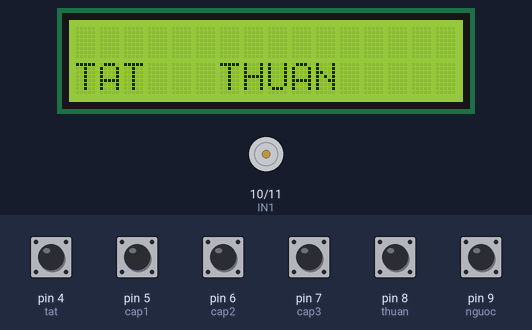
Simulated run of this sketch. Board: Arduino Uno, built with avr-gcc and run on an emulated ATmega328P. Shown: 16×2 character LCD, motor-driver pin pairs drawn as motors (green arrow = first pin HIGH = forward, orange = second pin HIGH = backward, longer = more drive). The test bench sets the inputs (shaded band); at power-on: pin 4 (tat), pin 5 (cap1), pin 6 (cap2), pin 7 (cap3), pin 8 (thuan), pin 9 (nguoc) HIGH.

Above: at 1.2 s.
1.3 s: pin 5 (cap1) pulled LOW for 0.15 s
At 1.8 s:
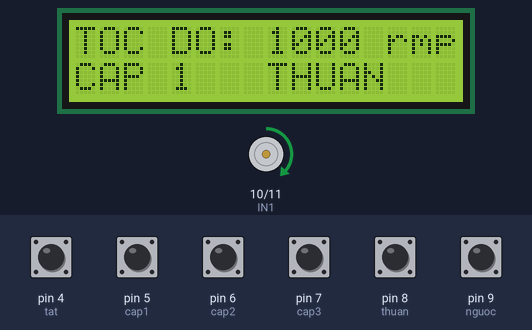
2.9 s: pin 9 (nguoc) pulled LOW for 0.15 s
At 3.6 s:
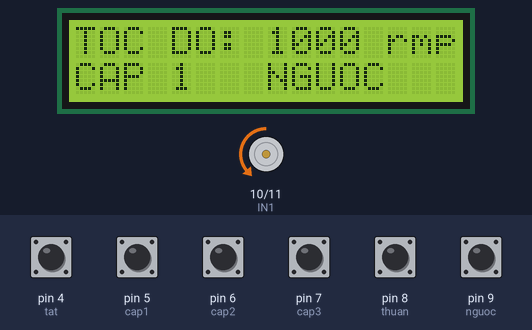
4.5 s: pin 4 (tat) pulled LOW for 0.15 s
At 5.3 s:
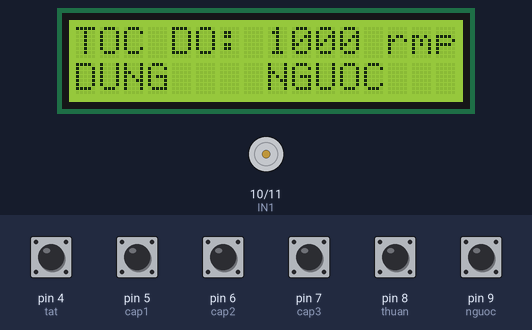
6.1 s: pin 8 (thuan) pulled LOW for 0.15 s
At 7.0 s:
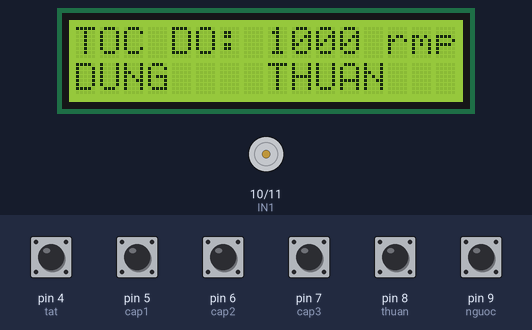
7.7 s: pin 6 (cap2) pulled LOW for 0.15 s
At 8.1 s:
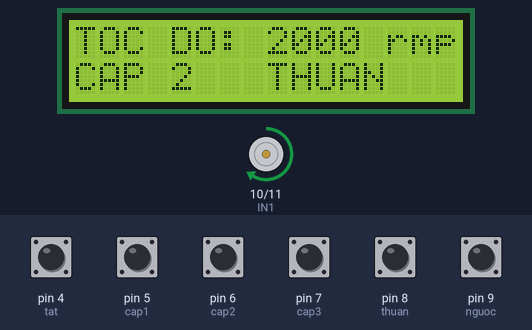
9.3 s: pin 7 (cap3) pulled LOW for 0.15 s
At 10.4 s:
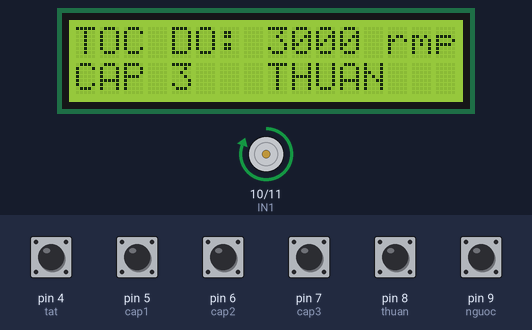
Timing chart, 0 to 11.9 s (numbered marks = the images above; inputs shaded):
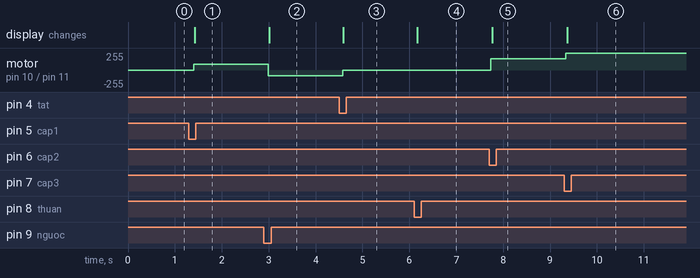

The sketch:

ENCODER_ARDUINO.ino
```cpp
int tat = 4;
int cap1 = 5;
int cap2 = 6;
int cap3 = 7;
int thuan = 8;
int nguoc = 9;
int IN1 = 10;
int IN2 = 11;
int i = 0;
String j="TAT";
String h="THUAN";
int pwm = 0;
 #include <Wire.h>
#include <LiquidCrystal_I2C.h>

LiquidCrystal_I2C lcd(0x27,16,2);


void setup() {
  lcd.init();
  //lcd.begin();
  lcd.backlight();
  pinMode(tat, INPUT_PULLUP);
  pinMode(cap1, INPUT_PULLUP);
  pinMode(cap2, INPUT_PULLUP);
  pinMode(cap3, INPUT_PULLUP);
  pinMode(thuan, INPUT_PULLUP);
  pinMode(nguoc, INPUT_PULLUP);
  pinMode(IN1, OUTPUT);
  pinMode(IN2, OUTPUT);


}

void chay(int chedo,int pwm1){
  if(chedo == 0){
  analogWrite(IN1, pwm1);
  analogWrite(IN2, 0);}
  if(chedo == 1){
    analogWrite(IN1, 0);
  analogWrite(IN2, pwm1);
  }
}
void loop() {

 if(digitalRead(tat) == 0){
  pwm = 0;
  chay(i,pwm);
  j ="DUNG ";
 }
 if(digitalRead(cap1) == 0){
   pwm = 85;
  chay(i,pwm);
  j ="CAP 1";
  lcd.setCursor(0,0);
  lcd.print("TOC DO: 1000 rmp");
 }
 if(digitalRead(cap2) == 0){
  pwm = 170;
  chay(i,pwm);
  j ="CAP 2";
  lcd.setCursor(0,0);
  lcd.print("TOC DO: 2000 rmp");
 }
 if(digitalRead(cap3) == 0){
  pwm = 255;
  chay(i,pwm);
  j ="CAP 3";
  lcd.setCursor(0,0);
  lcd.print("TOC DO: 3000 rmp");
 }
 if(digitalRead(thuan) == 0){
  i =0;
  chay(i,pwm);
  h ="THUAN";
 }
 if(digitalRead(nguoc) == 0){
  i = 1;
  chay(i,pwm);
  h ="NGUOC";
 }


  lcd.setCursor(0,1);
  lcd.print(String(j) + "   " + String(h));
  delay(100);
}
```

Measured:
- after the input at 1.3 s, motor on pin 10 (IN1) / pin 11 (IN2): stopped → forward 85/255 after 0.10 s; the display: changes after 0.13 s (image 1)
- after the input at 2.9 s, motor on pin 10 (IN1) / pin 11 (IN2): forward 85/255 → backward 85/255 after 0.09 s; the display: changes after 0.11 s (image 2)
- after the input at 4.5 s, motor on pin 10 (IN1) / pin 11 (IN2): backward 85/255 → stopped after 0.08 s; the display: changes after 0.09 s (image 3)
- after the input at 6.1 s, the display: changes after 0.07 s (image 4)
- after the input at 7.7 s, motor on pin 10 (IN1) / pin 11 (IN2): stopped → forward 170/255 at once; the display: changes after 0.07 s (image 5)
- after the input at 9.3 s, motor on pin 10 (IN1) / pin 11 (IN2): forward 170/255 → forward 255/255 at once; the display: changes after 0.06 s (image 6)
